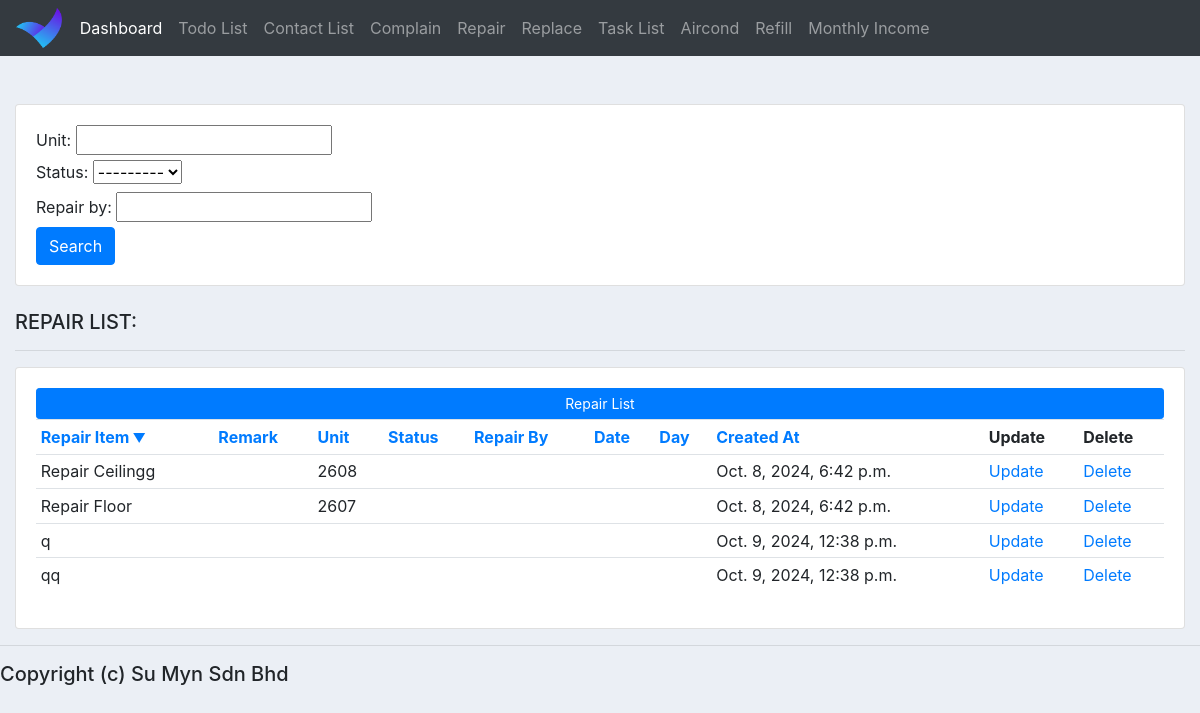
The page /table_repair_list/?sort=repair_item on the database its author committed.
### homestay_app/models.py (models this page shows, shortened)
class RepairList(models.Model):
    STATUS = (
        ("Pending", "Pending"),
        ("Done", "Done"),
    )
    repair_item = models.CharField(max_length=200, null=True, blank=True)
    remark = models.CharField(max_length=200, null=True, blank=True)
    unit = models.CharField(max_length=30, null=True, blank=True)
    status = models.CharField(max_length=30, blank=True, null=True, choices=STATUS)
    repair_by = models.CharField(max_length=30, blank=True, null=True)
    date = models.CharField(max_length=30, null=True, blank=True)
    day = models.CharField(max_length=30, null=True, blank=True)
    created_at = models.DateTimeField(auto_now_add=True, null=True, blank=True)
    updated_at = models.DateTimeField(auto_now=True, null=True, blank=True)

### homestay_app/views.py (the view)
# urls.py: path('table_repair_list/', views.repairList, name='repairList'),
def repairList(request):
    repair_list = RepairList.objects.all()
    sort_by = request.GET.get('sort', '')
    valid_sort_fields_repairlist = ['repair_item', 'remark', 'unit']
    if sort_by in valid_sort_fields_repairlist:
        repair_list = repair_list.order_by(F(sort_by).asc(nulls_last=True))
    myFilter = RepairListFilter(request.GET, queryset=repair_list)
    repair_list = myFilter.qs
    context = {
        'current_sort': sort_by,
        'repair_list': repair_list,
        'myFilter': myFilter
    }
    return render(request, 'table_repair_list.html', context)

### homestay_app/templates/table_repair_list.html (shortened to what this page needs)
{%  extends 'base.html' %}
{% block content %}
<br>
<div class="row">
	<div class="col-md-12">
		<br>
		<div class="row">
			<div class="col">
				<div class="card card-body">
					<form method="get">
						{{myFilter.form}}
						<button class="btn btn-primary" type="submit">Search</button>
					</form>
				</div>
			</div>
		</div>
		<br>
		<h5>REPAIR LIST:</h5>
		<hr>
		<div class="card card-body">
			<a class="btn btn-primary  btn-sm btn-block" href="{% url 'formRepairList' %}">Repair List</a>
			<table class="table table-sm">
				<tr>
					<th><a href="?sort=repair_item" class="{% if current_sort == 'repair_item' %}sort-indicator-repairlist{% endif %}">Repair Item</a></th>
					<th><a href="?sort=remark" class="{% if current_sort == 'remark' %}sort-indicator-repairlist{% endif %}">Remark</a></th>
					<th><a href="?sort=unit" class="{% if current_sort == 'unit' %}sort-indicator-repairlist{% endif %}">Unit</a></th>
					<th><a href="?sort=status" class="{% if current_sort == 'status' %}sort-indicator-repairlist{% endif %}">Status</a></th>
					<th><a href="?sort=repair_by" class="{% if current_sort == 'repair_by' %}sort-indicator-repairlist{% endif %}">Repair By</a></th>
					<th><a href="?sort=date" class="{% if current_sort == 'date' %}sort-indicator-repairlist{% endif %}">Date</a></th>
					<th><a href="?sort=day" class="{% if current_sort == 'day' %}sort-indicator-repairlist{% endif %}">Day</a></th>
					<th><a href="?sort=created_at" class="{% if current_sort == 'created_at' %}sort-indicator-repairlist{% endif %}">Created At</a></th>
					<th>Update</th>
					<th>Delete</th>
				</tr>
				{% for q in repair_list %}
					<tr>
						<td>{{q.repair_item|default:"" }}</td>
						<td>{{q.remark|default:"" }}</td>
						<td>{{q.unit|default:"" }}</td>
						<td>{{q.status|default:"" }}</td>
						<td>{{q.repair_by|default:"" }}</td>
						<td>{{q.date|default:"" }}</td>
						<td>{{q.day|default:"" }}</td>
						<td>{{q.created_at|default:"" }}</td>
						<td><a href="{% url 'updateRepairList' q.id %}">Update</a></td>
						<td><a href="{% url 'deleteRepairList' q.id %}">Delete</a></td>
					</tr>
				{% endfor %}
			</table>
		</div>
	</div>
</div>
{% endblock %}

### static/css/base.css (style rules this page uses)
body { background-color: #ebeff5; }

### homestay_app/templates/table_repair_list.html (style rules this page uses)
.sort-indicator-repairlist::after { content: ' ▼'; font-size: 0.8em; color: #007bff; }

### rows shown on the page
RepairList: repair_item "Repair Ceilingg", unit "2608", created_at "Oct. 8, 2024, 6:42 p.m."
RepairList: repair_item "Repair Floor", unit "2607", created_at "Oct. 8, 2024, 6:42 p.m."
RepairList: repair_item "q", created_at "Oct. 9, 2024, 12:38 p.m."
RepairList: repair_item "qq", created_at "Oct. 9, 2024, 12:38 p.m."
